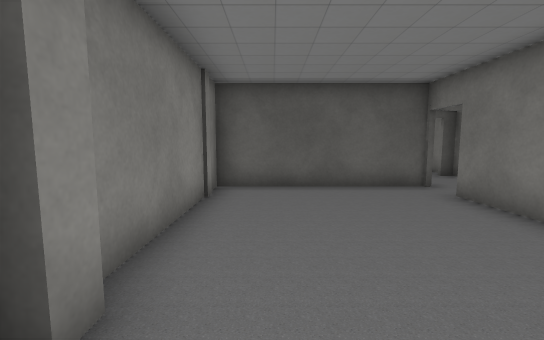
View 1 (above)

16 first-person views from a walk through a Unity game level. The camera is 1.2 m above the floor, tilts 6° down and sees 90° across. The floor is counted in squares, 1 m on a side. Each view is taken from the middle of a square. On the plan, view 1 faces up. The plan holds only what a view shows up to about 13 squares ahead; the rest is blank. Door leaves are left out, so doorways stand open. Some surface patterns are stand-ins.

View 2
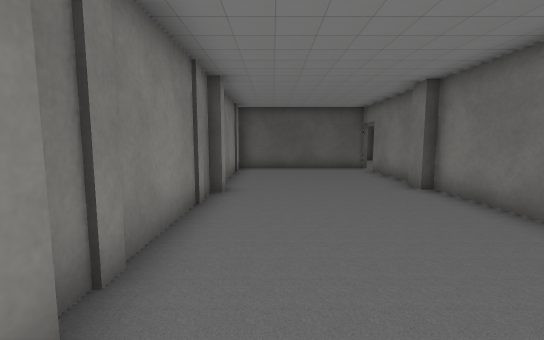

View 3
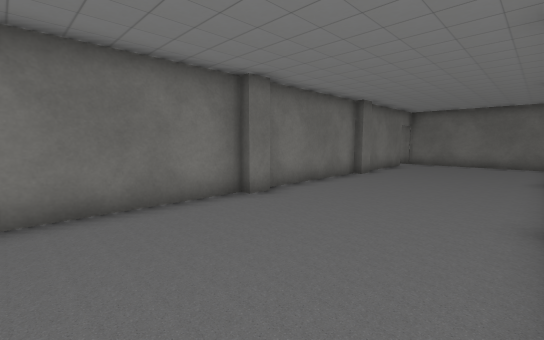

View 4
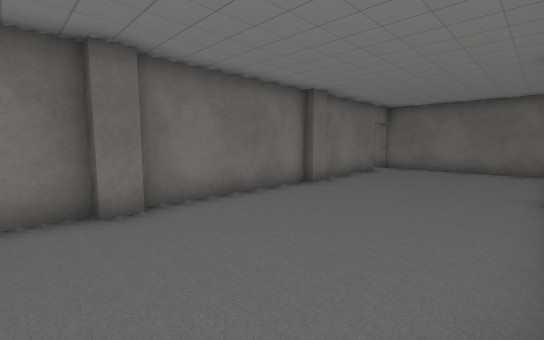

View 5
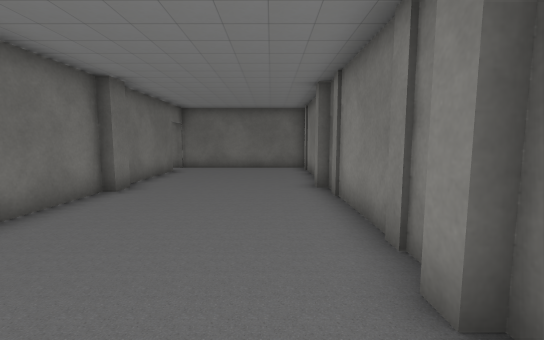

View 6
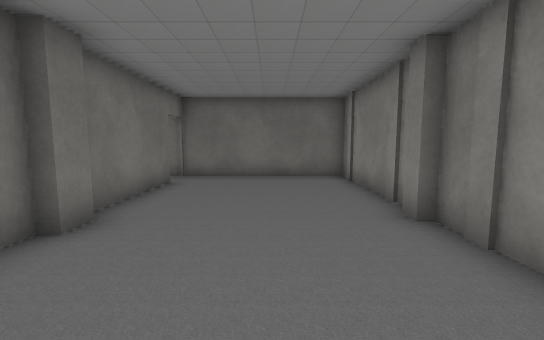

View 7
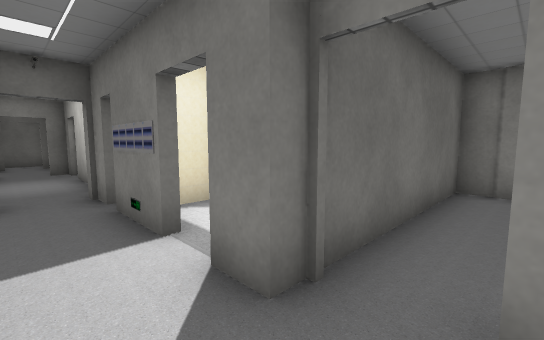

View 8
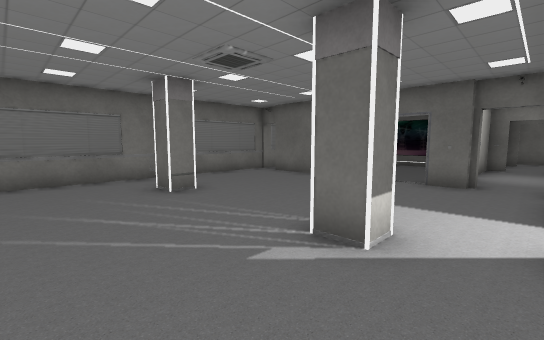

View 9
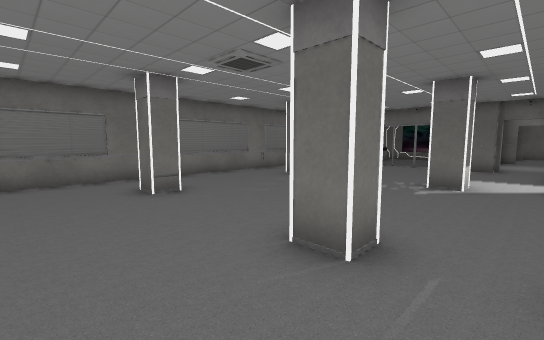

View 10
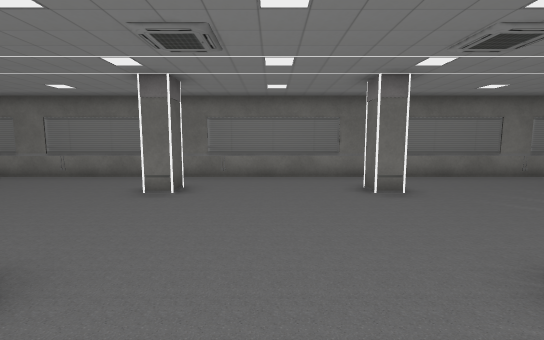

View 11
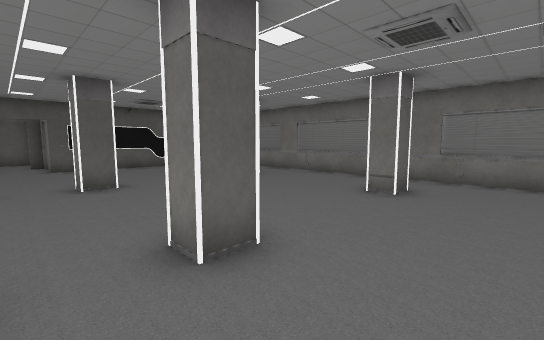

View 12
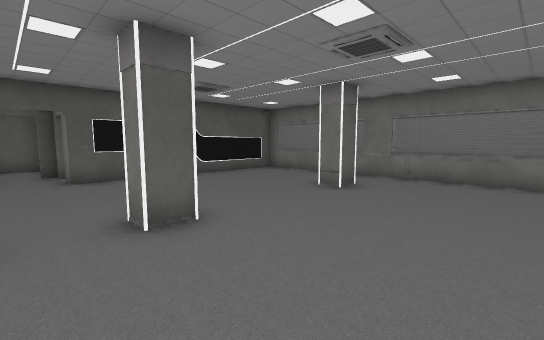

View 13
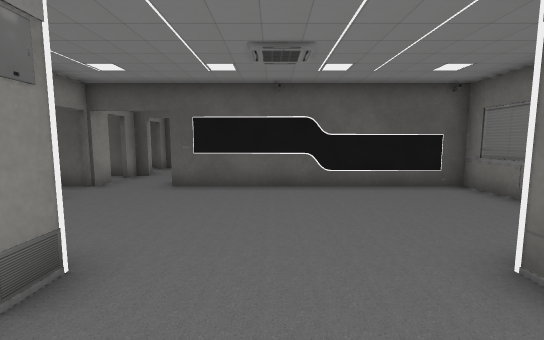

View 14
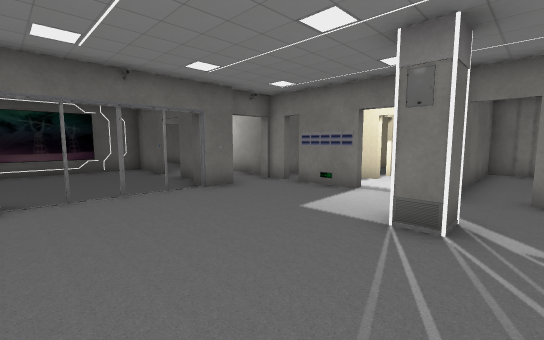

View 15
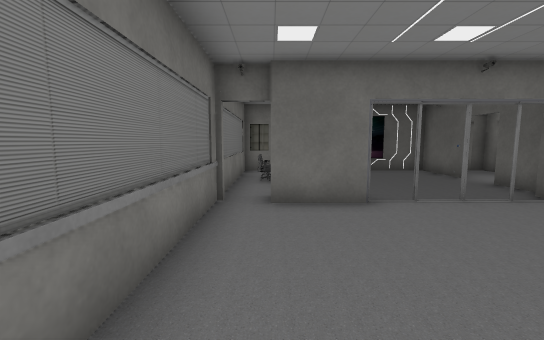

View 16
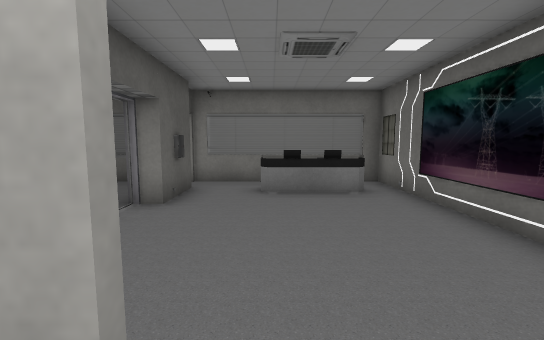

### Floor plan
Key: @ floor where view 1 was taken; # wall or solid block; . floor; D open door; = window, fence, low wall or low ledge; T thing the floor can be seen under or through; O other object.
Columns run from 2 left of view 1 to 14 right of it. Each row starts with its distance up from view 1.
 13      ##
 12       ###
 11       D.#
 10       #.#
  9      #D.D
  8       D.D
  7 ######DDD #######
  6 #.....D.........#
  5 #.....#.........#
  4 #.....#.........#
  3 #.....#.........#
  2 #.....#..O....#.#
  1 #.....#.........#
  0 #.@...#.........#
 -1 #.....#.........#
 -2 #.....#.........#
 -3 #.....#.. ....#.#
 -4 #.....#.........#
 -5 #.....# ........#
 -6 #.....#. .......#
 -7 #.....# ........#
 -8 #.....#.........#
 -9 #.....#.. ....#.#
-10 #.....#.........#
-11 #.....#.........#
-12 #.....#.........#
-13 #.....D.........#
-14 #.....D..O....#.#
-15 ####D##.........#
-16    # ..D........#
-17    #D. .........#
-18     ###D........#
-19       DD.T===.#DD
-20      ##DDT...=ODD
-21       #..#......#
-22       #..D.....O#
-23       #..D.....O#
-24       D..#.....O#
-25       #D ########
-26
-27
-28
-29       #
-30       #

Where each view was taken, in squares from view 1:
view 1: 0 up, 0 right, facing up
view 2: 5 down, 0 right, facing up
view 3: 1 up, 1 left, facing down-right
view 4: 2 down, 1 left, facing down-right
view 5: 2 down, 0 right, facing down
view 6: 5 down, 1 right, facing down
view 7: 13 down, 6 right, facing down-left
view 8: 11 down, 5 right, facing down-right
view 9: 6 down, 5 right, facing down-right
view 10: 6 down, 5 right, facing right
view 11: 6 down, 5 right, facing up-right
view 12: 2 down, 5 right, facing up-right
view 13: 0 up, 9 right, facing up
view 14: 13 down, 11 right, facing down-left
view 15: 14 down, 13 right, facing down
view 16: 22 down, 6 right, facing right
